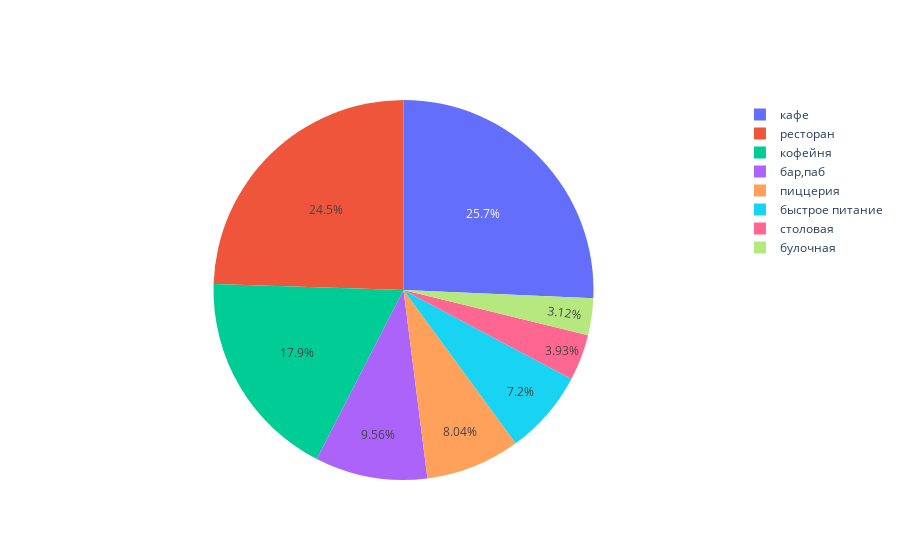

Source (notebook cell):
### Code cell
fig = go.Figure(data=[go.Pie(labels=category_counts['category'], values=category_counts['count'])])
fig.show()

### Figure 1 — Plotly figure (JSON) as saved in the notebook; plotly's stock layout.template omitted (floating-point values rounded to 4 significant figures)
{"data": [{"labels": ["кафе", "ресторан", "кофейня", "бар,паб", "пиццерия", "быстрое питание", "столовая", "булочная"], "type": "pie", "values": [1960, 1869, 1369, 729, 613, 549, 300, 238]}], "layout": {}}
